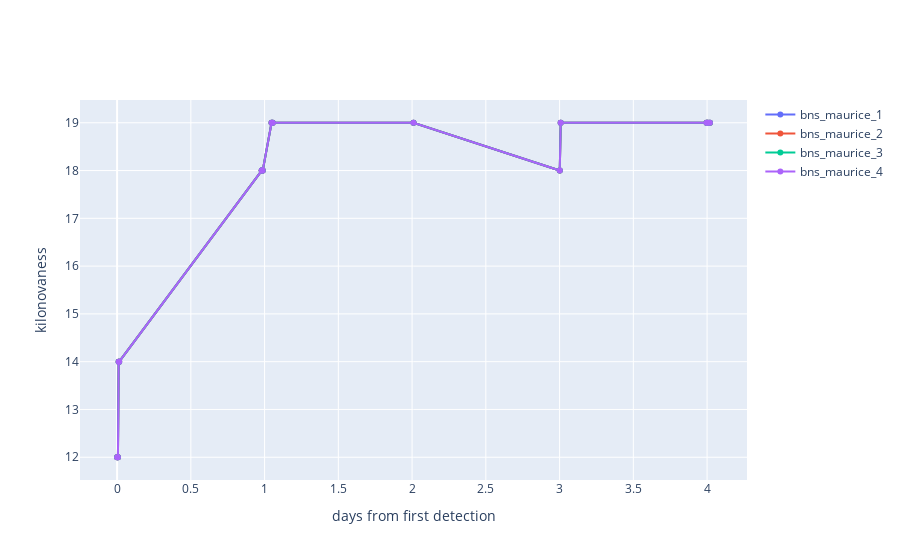

The notebook cell this image was saved under:
### Code cell
fig = go.Figure()

for key in pos_df_dict.keys():
    fig.add_trace(go.Scatter(x=pos_df_dict[key]["latest_det"] - pos_df_dict[key]["first_det"], y = pos_df_dict[key]["kilonovaness"], name=key))

fig.update_layout({"xaxis_title": "days from first detection",
                   "yaxis_title": "kilonovaness"})
fig.show()

### Figure 1 — Plotly figure (JSON) as saved in the notebook; plotly's stock layout.template omitted (floating-point values rounded to 4 significant figures)
{"data": [{"name": "bns_maurice_1", "type": "scatter", "x": [0, 0.0057, 0.0106, 0.0141, 0.9806, 0.9814, 0.9875, 1.047, 1.055, 2.009, 3.001, 3.008, 3.996, 4.004, 4.019], "y": [12, 12, 14, 14, 18, 18, 18, 19, 19, 19, 18, 19, 19, 19, 19]}, {"name": "bns_maurice_2", "type": "scatter", "x": [0, 0.0057, 0.0106, 0.0141, 0.9806, 0.9814, 0.9875, 1.047, 1.055, 2.009, 3.001, 3.008, 3.996, 4.004, 4.019], "y": [12, 12, 14, 14, 18, 18, 18, 19, 19, 19, 18, 19, 19, 19, 19]}, {"name": "bns_maurice_3", "type": "scatter", "x": [0, 0.0057, 0.0106, 0.0141, 0.9806, 0.9814, 0.9875, 1.047, 1.055, 2.009, 3.001, 3.008, 3.996, 4.004, 4.019], "y": [12, 12, 14, 14, 18, 18, 18, 19, 19, 19, 18, 19, 19, 19, 19]}, {"name": "bns_maurice_4", "type": "scatter", "x": [0, 0.0057, 0.0106, 0.0141, 0.9806, 0.9814, 0.9875, 1.047, 1.055, 2.009, 3.001, 3.008, 3.996, 4.004, 4.019], "y": [12, 12, 14, 14, 18, 18, 18, 19, 19, 19, 18, 19, 19, 19, 19]}], "layout": {"xaxis": {"title": {"text": "days from first detection"}}, "yaxis": {"title": {"text": "kilonovaness"}}}}
